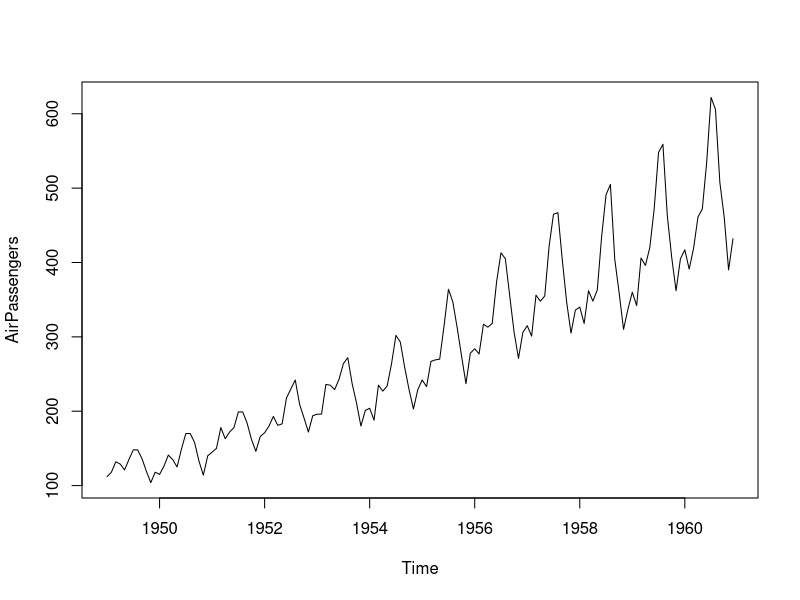
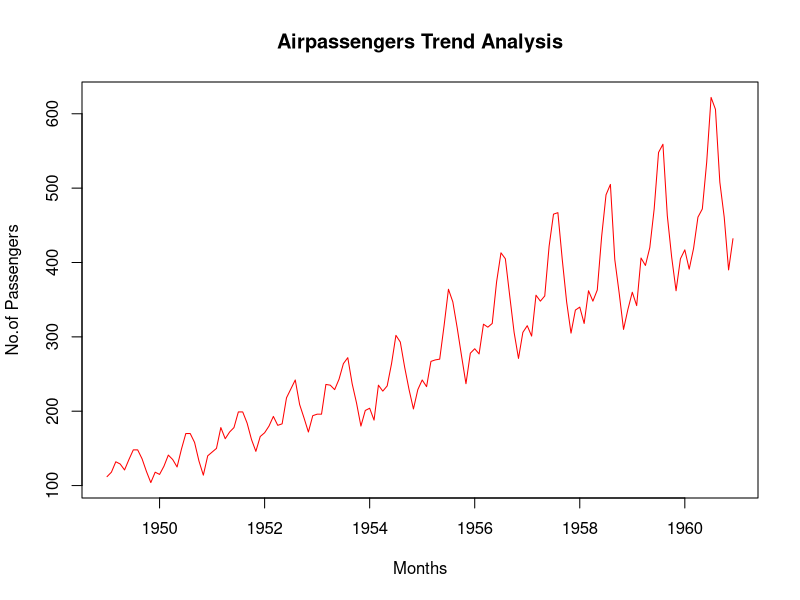
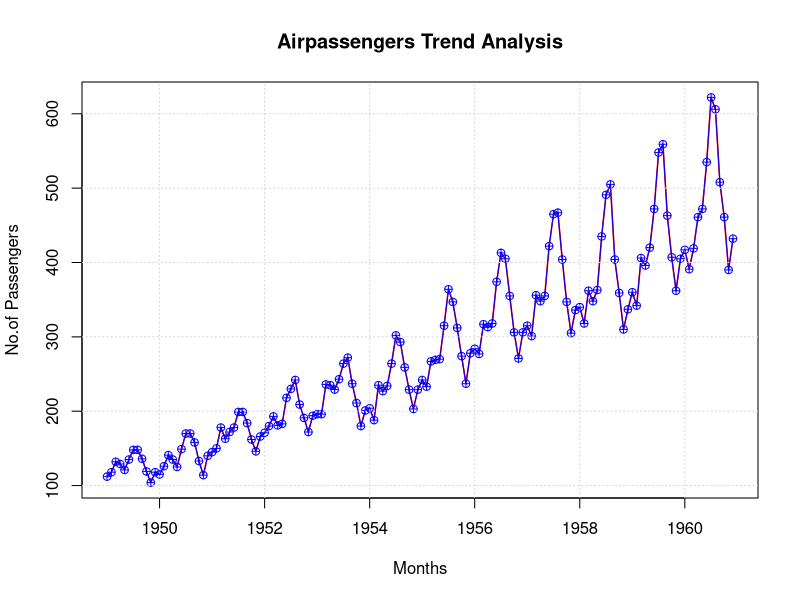

Reproduce these figures in R, in order.
data("AirPassengers")

?AirPassengers
class(AirPassengers)
View(AirPassengers)

ap_df <- data.frame(
  year <- time(AirPassengers),
  passengers = as.numeric(AirPassengers)
)
ap_df

ap_df_months <- data.frame(
  year = floor(time(AirPassengers)),
  month = cycle(time(AirPassengers)),
  passengers = as.numeric(AirPassengers)
)
ap_df_months

plot(AirPassengers)


plot(AirPassengers,
     type = 'l',
     main = "Airpassengers Trend Analysis",
     xlab = "Months",
     ylab = "No.of Passengers",
     col = "red"
)
plot(AirPassengers,
     type = 'l',
     lwd = 1.5,
     main = "Airpassengers Trend Analysis",
     xlab = "Months",
     ylab = "No.of Passengers",
     col = "red"
)
points(AirPassengers,
       type = 'o',
       pch = 10,
       col = "blue")
grid()

